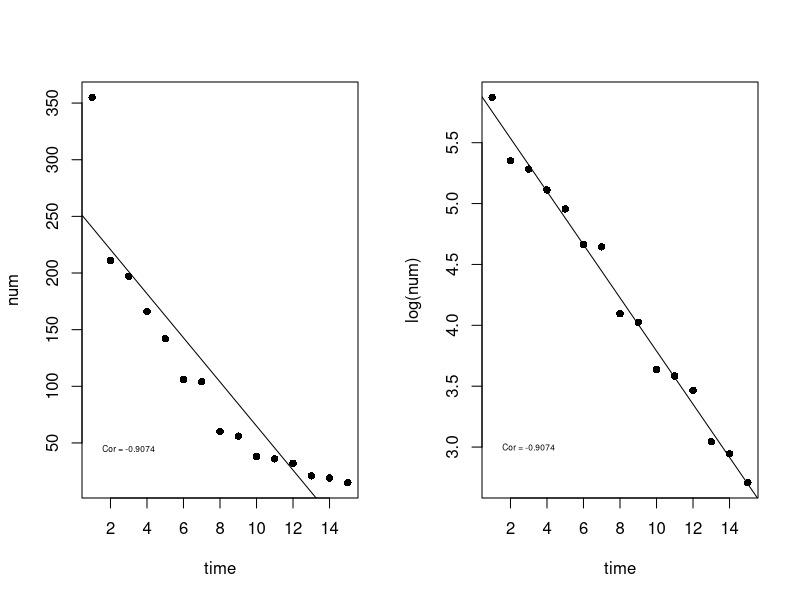
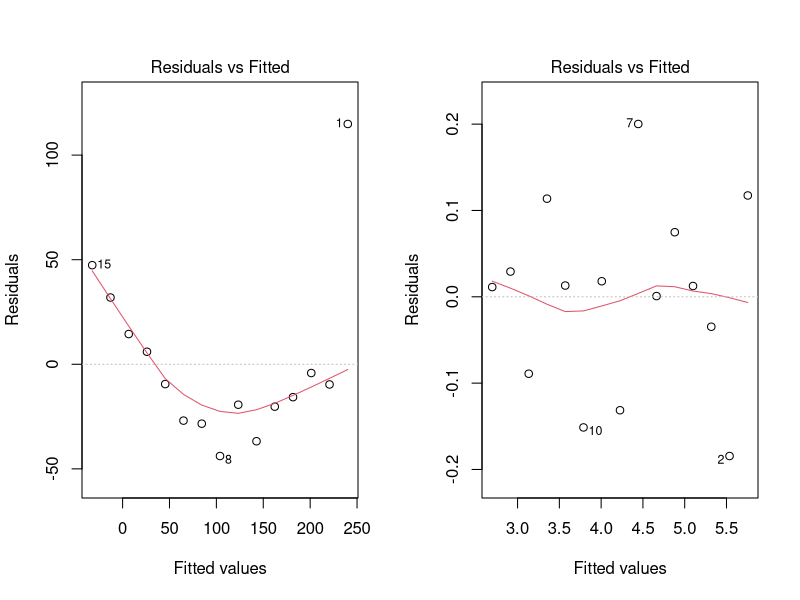
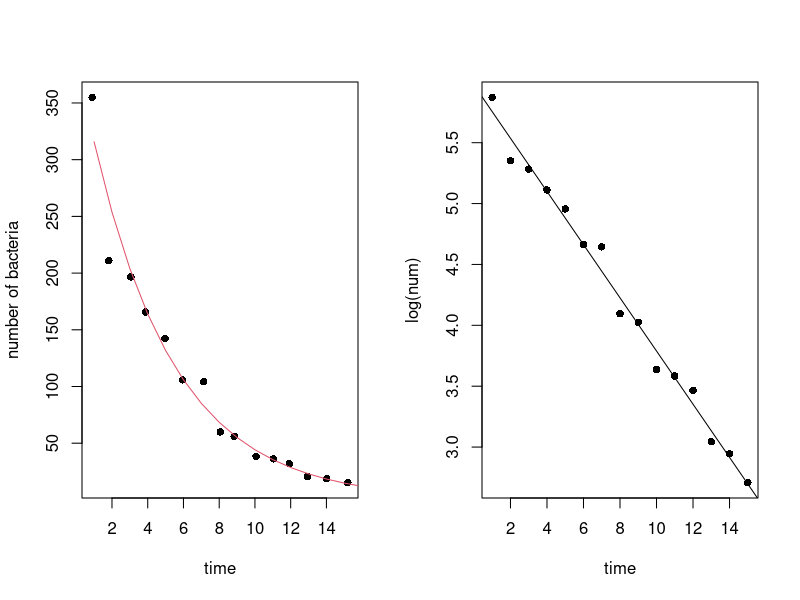

Reproduce these figures in R, in order.
## ---- chunk 1
time <- 1:15
num <- c(355,211,197,166,142,106,104,60,56,38,36,32,21,19,15)
D <- as.data.frame(cbind(time, num))
fit <- lm(num ~ time, data = D)
fit2 <- lm(log(num) ~ time, data = D) #fit a model but take the log of num.
## ---- chunk 2
par(mfrow=c(1,2)) # this sets up a side by side plot
plot(num ~ time, data = D, pch = 16)
abline(fit)
text(x=3, y=45, paste0("Cor = ",round(cor(D)[2], 4)), cex = 0.5)
plot(log(num) ~ time, data = D, pch = 16)
abline(fit2)
text(x=3, y=3, paste0("Cor = ",round(cor(D)[3], 4)), cex = 0.5)
## ---- chunk 3
par(mfrow = c(1,2))
plot(fit, which = 1)
plot(fit2, which = 1)
## ---- chunk 4
par(mfrow = c(1,2))
plot(jitter(num) ~ jitter(time), xlab="time", ylab="number of bacteria", 
     data=D, pch = 16)
lines(1:50, exp(fit2$coef[1]+fit2$coef[2]*1:50), col = 2)
plot(log(num) ~ time, data = D, pch = 16)
abline(fit2)
